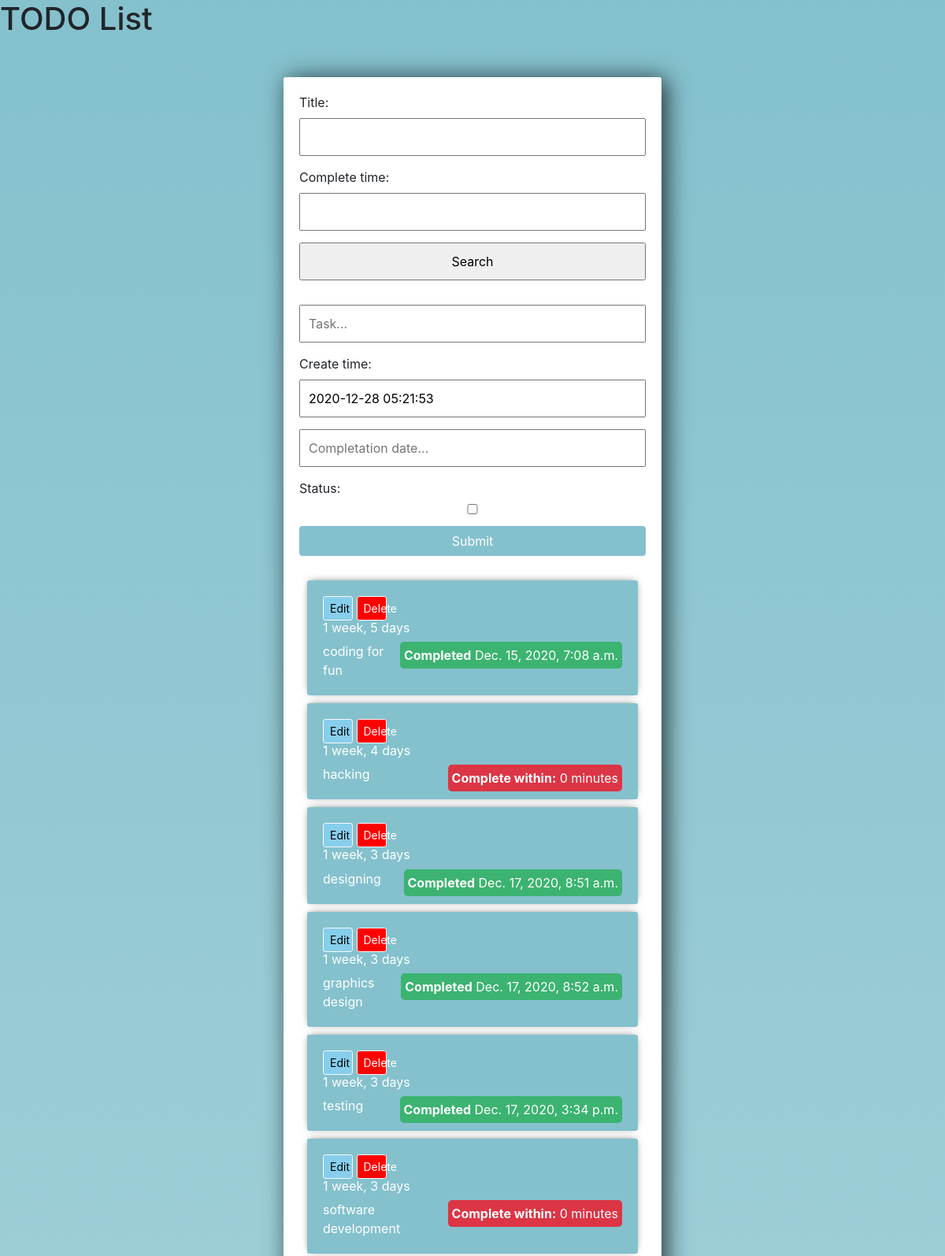
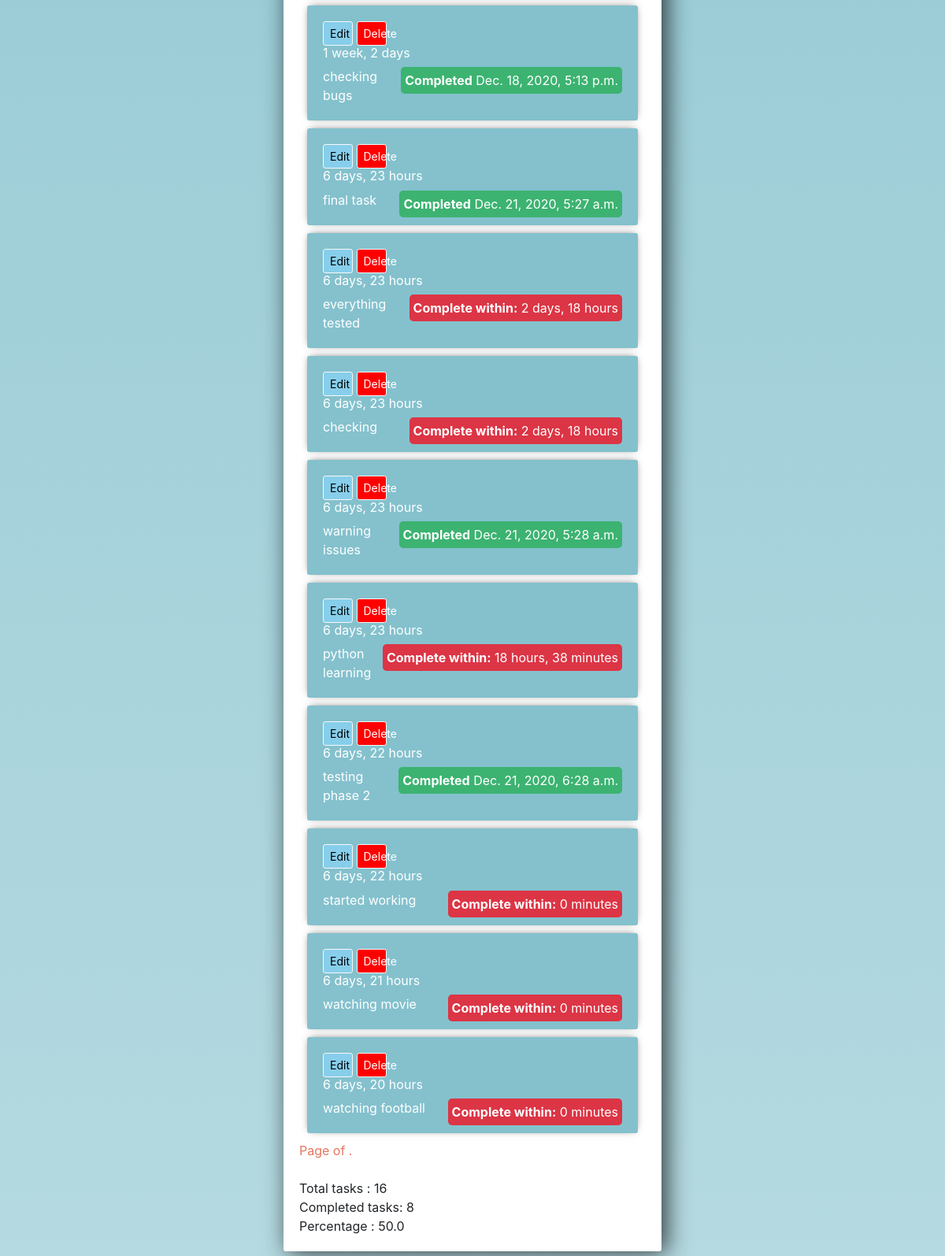
The app's page /, older data (2 pictures, top to bottom).
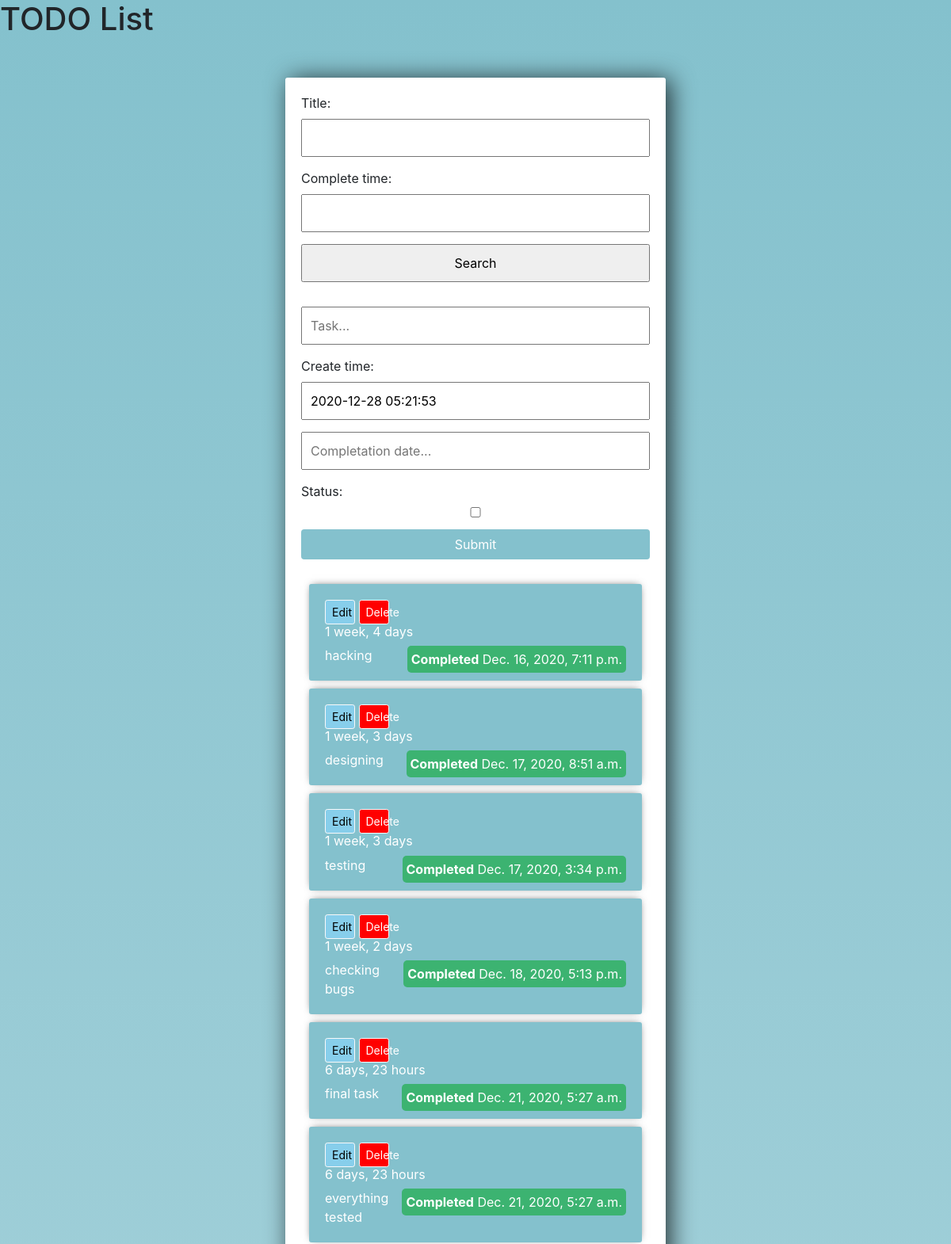
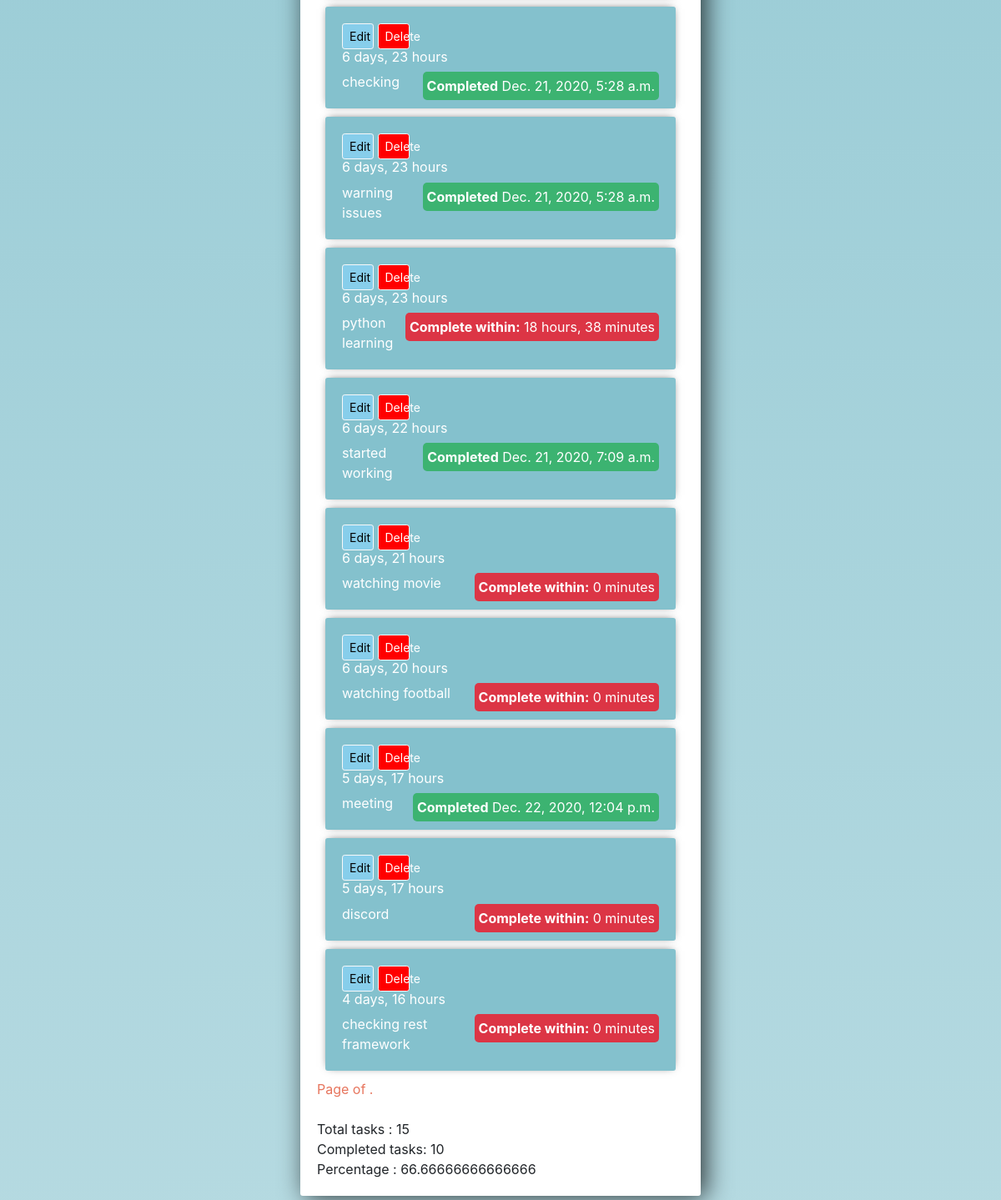
The same page, newer data (2 pictures, top to bottom).
### todoapp/models.py (models this page shows)
class Task(models.Model):
    title = models.CharField(max_length=200)
    create_time = models.DateTimeField(default=timezone.now)
    complete_time = models.DateTimeField(blank=True, null=True)
    status = models.BooleanField(default=False)
    def __str__(self):
        return self.title

### todoapp/views.py (the view, shortened to what this page needs)
# urls.py: path('',TaskListView.as_view(), name="task_list"),
class TaskListView(FormMixin,ListView):
	template_name = 'tasklist.html'
	form_class = TaskForm
	model = Task
	context_object_name = 'tasks'
	queryset = Task.objects.all().order_by('-create_time', 'complete_time')
	def get_context_data(self, *, object_list=None, **kwargs):
		context=super().get_context_data(**kwargs)
		context['searchfilter']= TaskFilter(self.request.GET, queryset=self.get_queryset())
		context['completed_tasks'] = Task.objects.filter(status=True).count()
		context['total_tasks'] = Task.objects.all().count()
		context['percentage'] = context['completed_tasks'] / context['total_tasks'] * 100
		return context
	success_url = ('/')
	def get_queryset(self):
		qs = self.model.objects.all()
		searchfilter= TaskFilter(self.request.GET, queryset=qs)
		return searchfilter.qs

### todoapp/forms.py
class TaskForm(forms.ModelForm):
	title= forms.CharField(widget= forms.TextInput(attrs={'placeholder':'Task...'}), label=False)
	complete_time = forms.CharField(widget= forms.TextInput(attrs={'placeholder':'Completation date...'}), label=False)
	class Meta:
		model = Task
		fields = '__all__'

### templates/tasklist.html (shortened to what this page needs)
<link rel="stylesheet" href="https://stackpath.bootstrapcdn.com/bootstrap/4.3.1/css/bootstrap.min.css">
<link rel="stylesheet" href="https://cdnjs.cloudflare.com/ajax/libs/jqueryui/1.12.1/themes/south-street/jquery-ui.min.css" />
<link rel="stylesheet" href="https://cdnjs.cloudflare.com/ajax/libs/jqueryui/1.12.1/themes/south-street/theme.min.css" />
<link rel="stylesheet" href="https://cdnjs.cloudflare.com/ajax/libs/jqueryui/1.12.1/jquery-ui.structure.min.css" />
<span style="position: center;"><h1>TODO List</h1></span>
<div class="container">
	<form method='GET' action=''>
		{{searchfilter.form}}
		<input type='submit' value='Search'/>
	</form>
	<form method="POST" action="">
		{{form}}
		<input class="btn save" type="submit" name="save">
	</form>
	<div class="todo-list">
	{% for task in tasks %}
		<div class="item-row">
			<a class="btn btn-sm btn-light edit" href="{% url 'update_task' task.id %}">Edit</a>
			<a class="btn btn-sm btn-light delete" href="{% url 'delete_task' task.id %}">Delete</a>
		    <h5><small>{{ task.create_time|timesince }}</small></h5>
			{% if task.status == True %}
			<span class="done" style="float:right"><b>Completed</b> {{task.create_time}}</span>
			{% else %}
			<span style="float: right;" class="timer"><b>Complete within:</b> {{ task.complete_time |timeuntil }}</span>
			{% endif %}
			<span>{{task}}</span>
		</div>
	{% endfor %}
<div class="pagination">
    <span class="step-links" style="color:#E7755D">
        <span class="current">
            Page {{ tasks.number }} of {{ tasks.paginator.num_pages }}.
        </span>
    </span>
</div>
    <br>Total tasks : {{ total_tasks }}
    <br>Completed tasks: {{ completed_tasks }}
	<br>Percentage : {{ percentage }}
	</div>
</div>

### templates/tasklist.html (style rules this page uses)
input { width: 100%; padding: 10px; margin-bottom: 15px; box-sizing: border-box; }
.container { width:40%; margin: 50px auto; padding:20px; background-color: #fff; border-radius: 3px; box-shadow: 6px 2px 30px 0px rgba(0,0,0,0.75); }
.item-row { background-color: #84c1cd; margin: 10px; padding: 20px; border-radius: 3px; color: white; font-size: 16px; box-shadow: 0px -1px 10px -4px rgba(0,0,0,0.75); }
.save { background-color: #84c1cd; color: white; }
.delete { background-color: red; color: white; width: 10%; }
.edit { background-color: skyblue; color: black; width: 10%; }
.timer { background-color: #dc3545; border-radius: 5px; padding: 5px; }
.done { background-color: #3cb371; border-radius: 5px; padding: 5px; }

Row changes from the older to the newer data that the page shows:
removed Task: create_time "1 week, 5 days", create_time "Dec. 15, 2020, 7:08 a.m.", title "coding for fun"
removed Task: create_time "1 week, 3 days", create_time "Dec. 17, 2020, 8:52 a.m.", title "graphics design"
removed Task: create_time "1 week, 3 days", complete_time "0 minutes", title "software development"
removed Task: create_time "6 days, 22 hours", create_time "Dec. 21, 2020, 6:28 a.m.", title "testing phase 2"
changed Task "hacking": create_time (not shown) → "Dec. 16, 2020, 7:11 p.m."; complete_time "0 minutes" → (not shown); status "Complete within:" → "Completed"
changed Task "everything tested": create_time (not shown) → "Dec. 21, 2020, 5:27 a.m."; complete_time "2 days, 18 hours" → (not shown); status "Complete within:" → "Completed"
changed Task "checking": create_time (not shown) → "Dec. 21, 2020, 5:28 a.m."; complete_time "2 days, 18 hours" → (not shown); status "Complete within:" → "Completed"
changed Task "started working": create_time (not shown) → "Dec. 21, 2020, 7:09 a.m."; complete_time "0 minutes" → (not shown); status "Complete within:" → "Completed"
added Task: create_time "5 days, 17 hours", create_time "Dec. 22, 2020, 12:04 p.m.", title "meeting"
added Task: create_time "5 days, 17 hours", complete_time "0 minutes", title "discord"
added Task: create_time "4 days, 16 hours", complete_time "0 minutes", title "checking rest framework"
Text that changed along with them:
{{ total_tasks }}: "16" → "15"
{{ completed_tasks }}: "8" → "10"
{{ percentage }}: "50.0" → "66.66666666666666"
